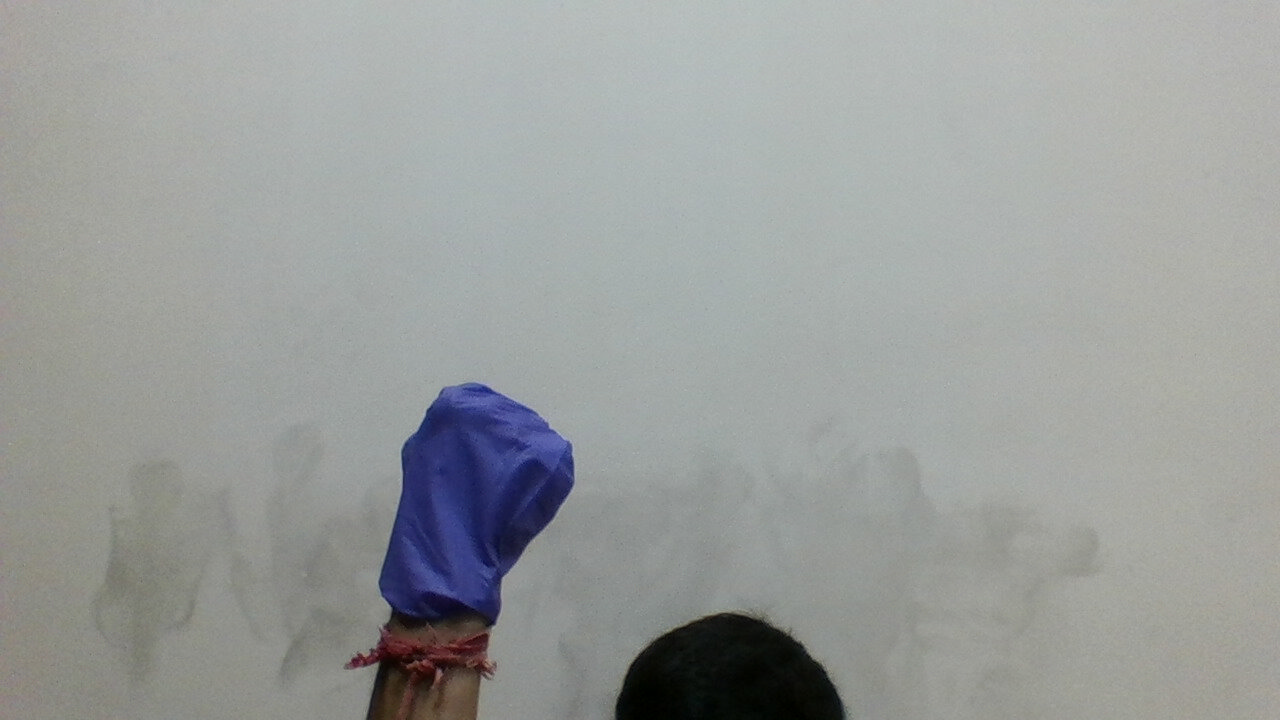
#> input picture for.jpg, 1280 x 720 px, given in place of the camera
$ python track.py
#> lines starting #> are read from the running program, lines starting #| are printed output that depends on the picture; after the words box and inside, x2 and y2 are one past the last pixel; in counts of white or black regions, pixels touching at a corner belong together
import cv2
import numpy as np

def nothing(x):
    pass
cv2.namedWindow('image')
img = cv2.VideoCapture(0)
cv2.createTrackbar('l_H','image',110,255,nothing)
cv2.createTrackbar('l_S','image',50,255,nothing)
cv2.createTrackbar('l_V','image',50,255,nothing)
cv2.createTrackbar('h_H','image',130,255,nothing)
cv2.createTrackbar('h_S','image',255,255,nothing)
cv2.createTrackbar('h_V','image',255,255,nothing)
while(1):
   _,frame = img.read()
#> frame is the input picture: shape (720, 1280, 3); mean B, G, R 155.4, 156.9, 153.8

   hsv = cv2.cvtColor(frame, cv2.COLOR_BGR2HSV)
#> hsv: shape (720, 1280, 3); mean H, S, V 61, 17.4, 159.3

   lH = cv2.getTrackbarPos('l_H','image')
   lS = cv2.getTrackbarPos('l_S','image')
   lV = cv2.getTrackbarPos('l_V','image')
   hH = cv2.getTrackbarPos('h_H','image')
   hS = cv2.getTrackbarPos('h_S','image')
   hV = cv2.getTrackbarPos('h_V','image')
   lower_R = np.array([lH,lS,lV])
   higher_R = np.array([hH,hS,hV])

   mask = cv2.inRange(hsv, lower_R, higher_R)
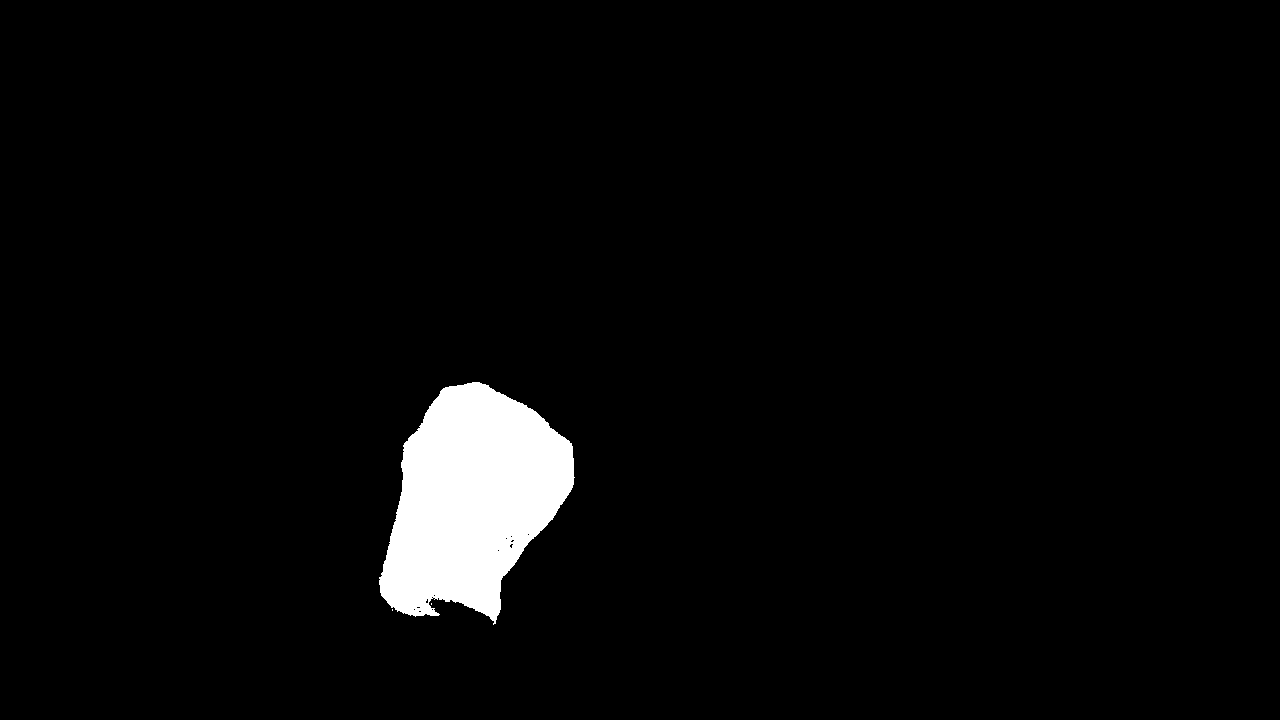
#> mask: shape (720, 1280); 3.4% white; 3 white regions (2 under 20 px), largest, box (x1, y1, x2, y2) and area: (379, 382, 575, 625) 30967

   res = cv2.bitwise_and(frame,frame, mask= mask)
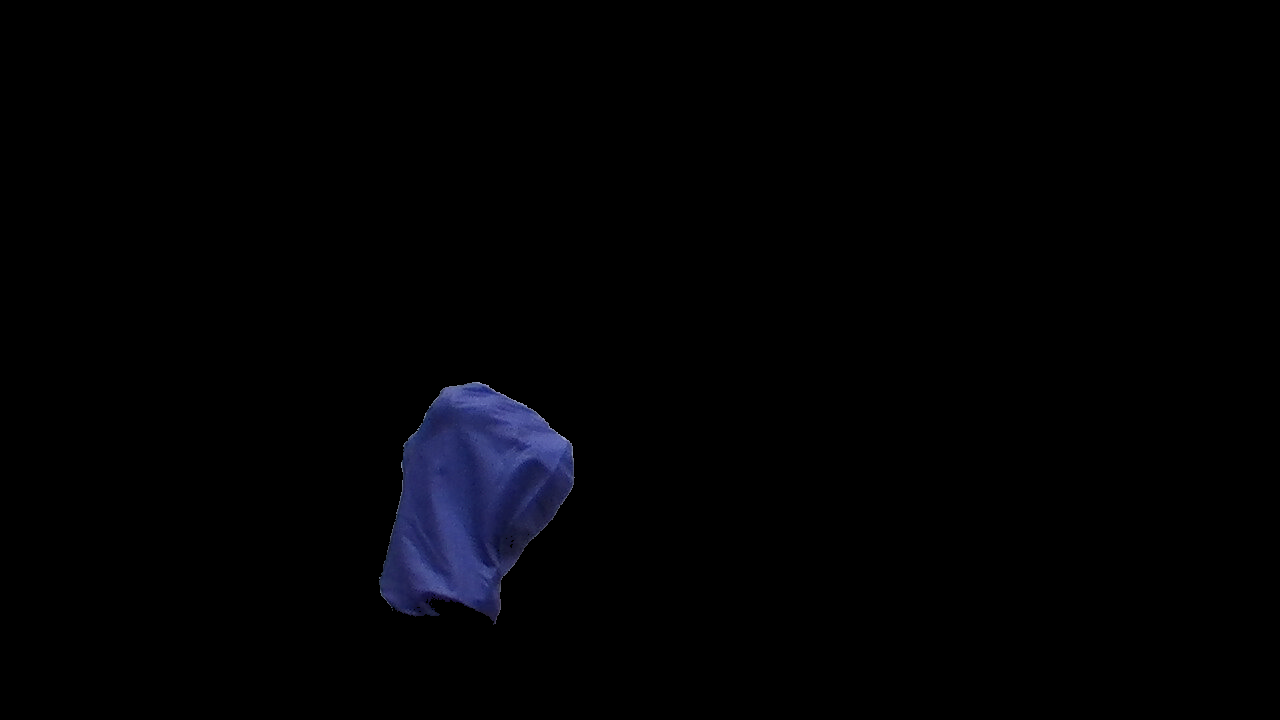
#> res: shape (720, 1280, 3); mean B, G, R 3.6, 1.7, 1.6
   cv2.imshow('image',res)


   k = cv2.waitKey(1) & 0xFF
#> (key Esc is pressed here)
   if k == 27:
        break

cv2.destroyAllWindows()

$ run again, on ph.jpg
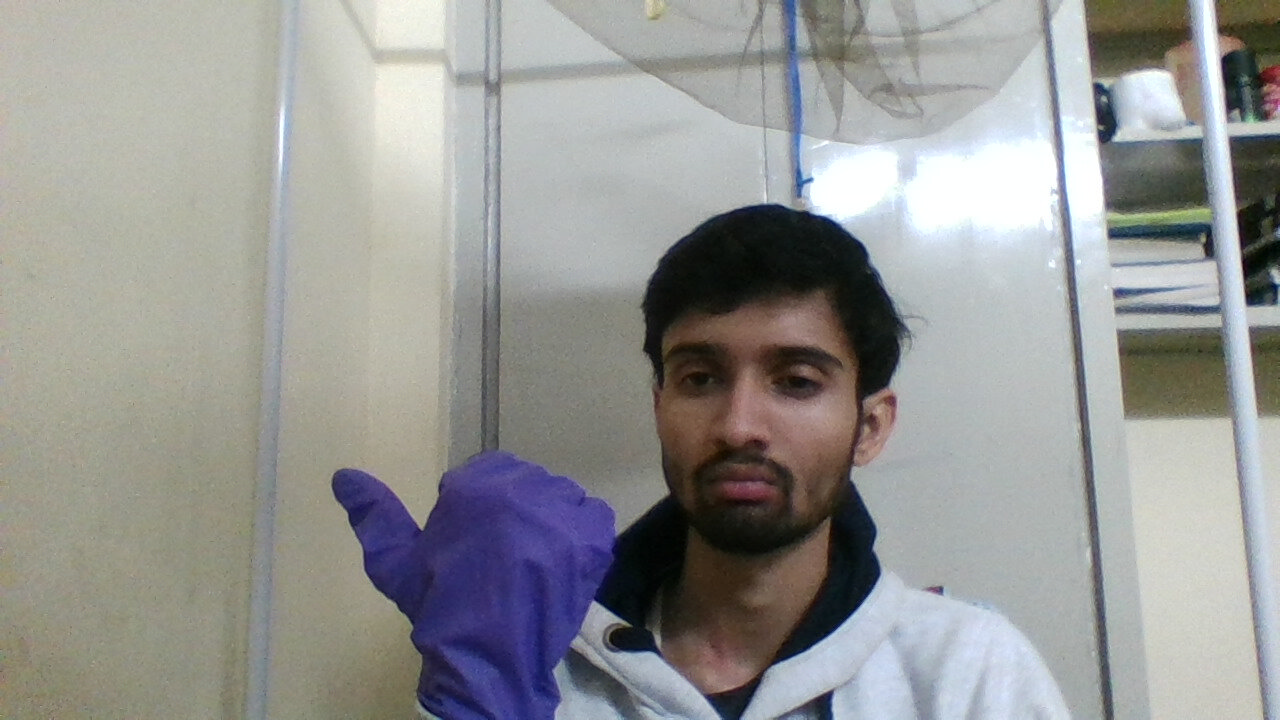
#> input picture ph.jpg, 1280 x 720 px, given in place of the camera
#> frame is the input picture: shape (720, 1280, 3); mean B, G, R 148.6, 150.2, 149.8
#> hsv: shape (720, 1280, 3); mean H, S, V 59.8, 36.8, 157.9
#> `mask = cv2.inRange(hsv, lower_R, higher_R)`:
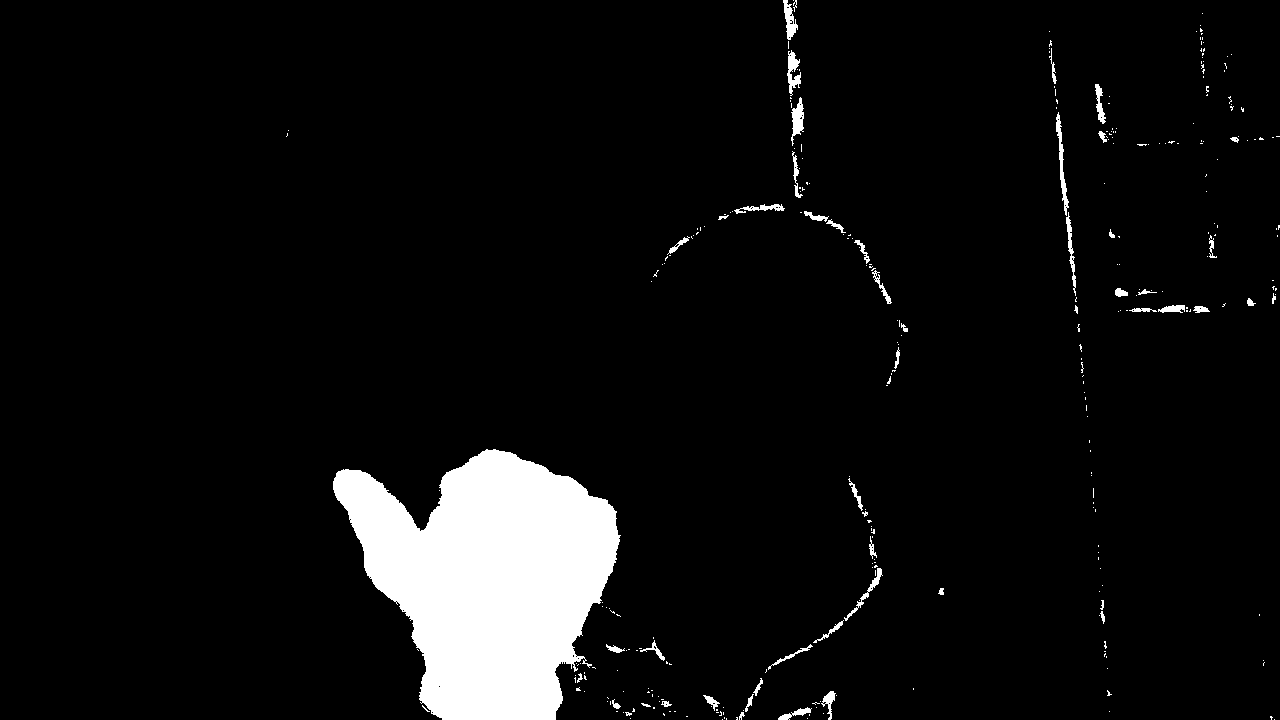
#> mask: shape (720, 1280); 6% white; 319 white regions (268 under 20 px), largest, box (x1, y1, x2, y2) and area: (333, 449, 621, 720) 49503, (1056, 112, 1069, 216) 397, (791, 97, 804, 146) 336
#> `res = cv2.bitwise_and(frame,frame, mask= mask)`:
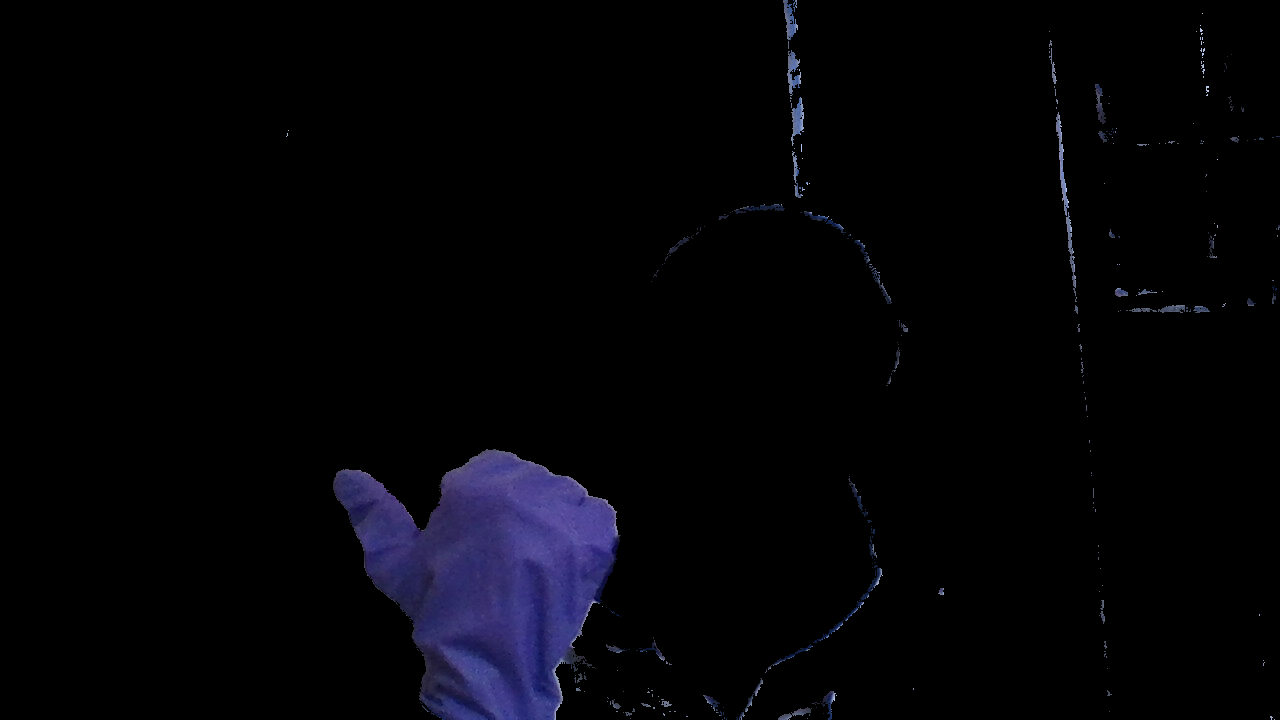
#> res: shape (720, 1280, 3); mean B, G, R 6.9, 3.4, 3.5

$ run again, on stop.jpg
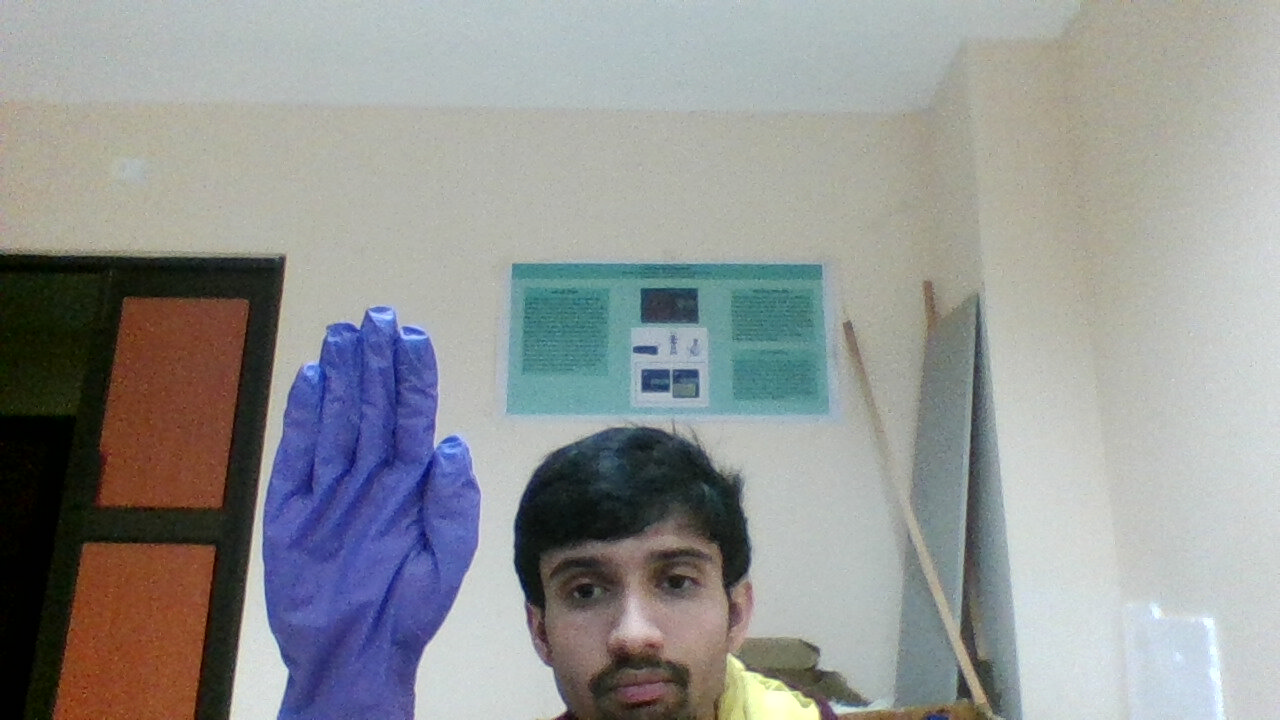
#> input picture stop.jpg, 1280 x 720 px, given in place of the camera
#> frame is the input picture: shape (720, 1280, 3); mean B, G, R 147, 147.7, 145.8
#> hsv: shape (720, 1280, 3); mean H, S, V 59.2, 51, 158.6
#> `mask = cv2.inRange(hsv, lower_R, higher_R)`:
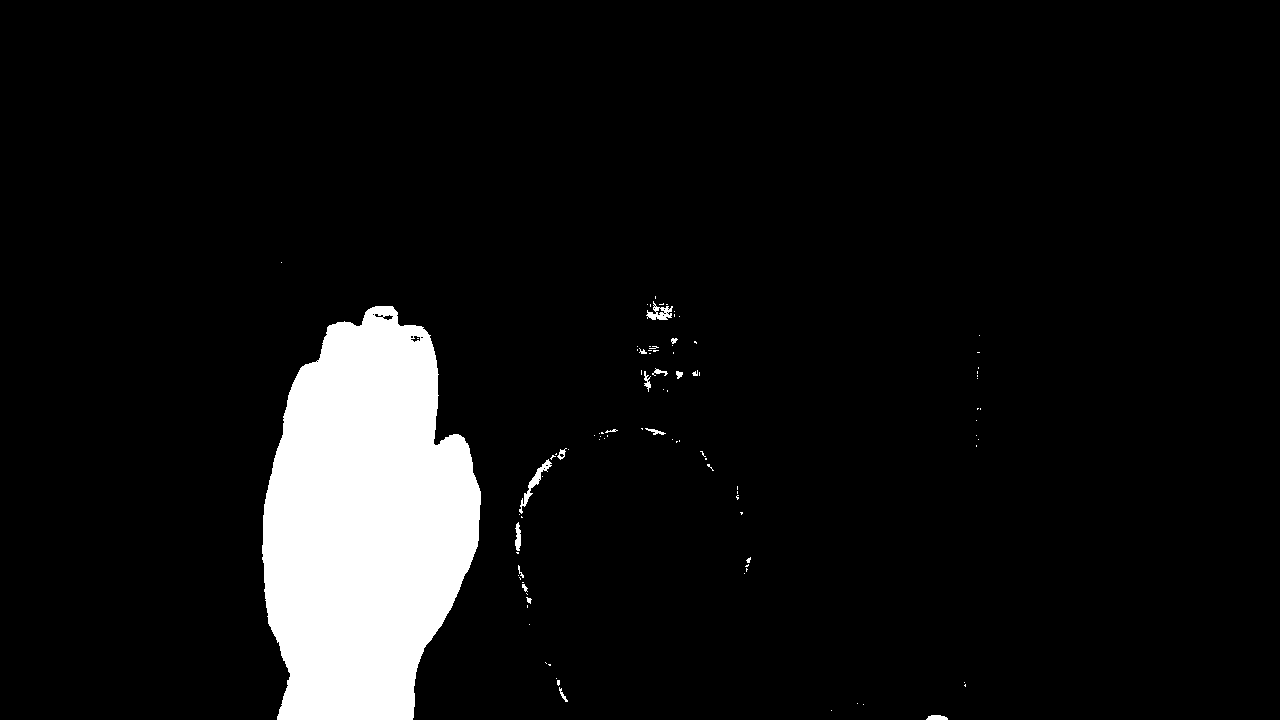
#> mask: shape (720, 1280); 7.4% white; 98 white regions (80 under 20 px), largest, box (x1, y1, x2, y2) and area: (262, 306, 481, 720) 66919, (519, 459, 552, 514) 320, (646, 301, 673, 320) 238
#> `res = cv2.bitwise_and(frame,frame, mask= mask)`:
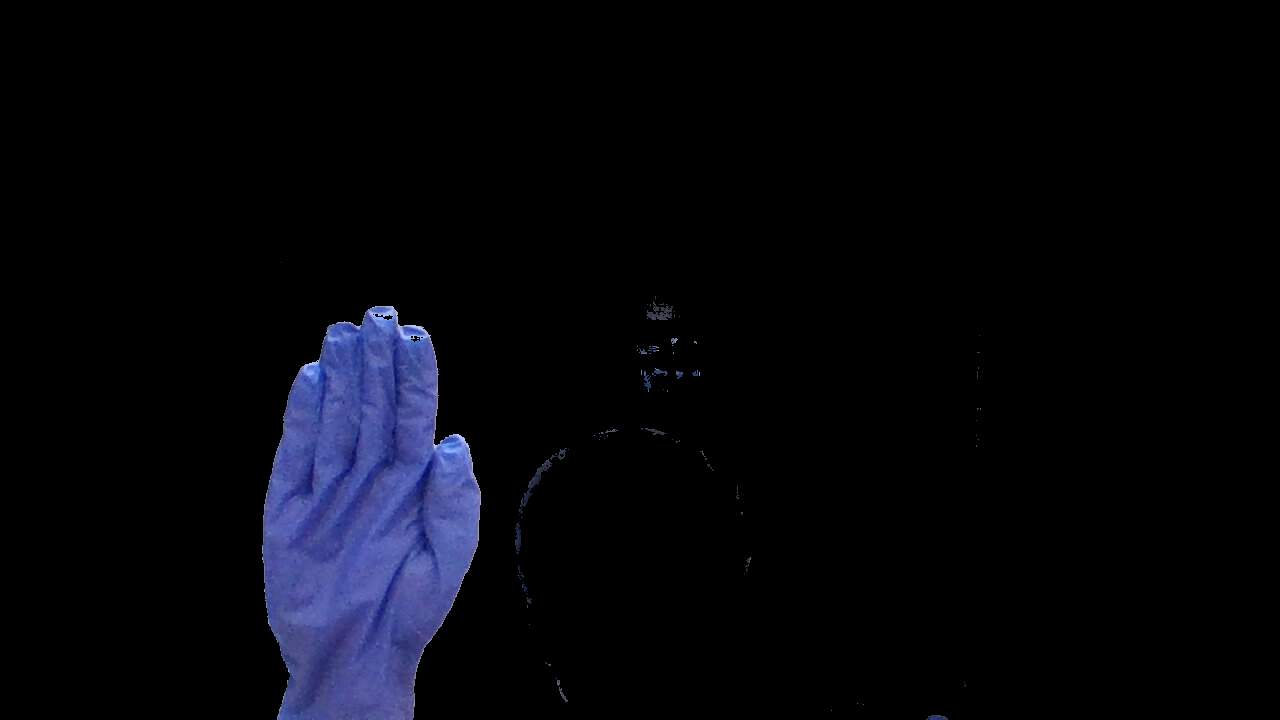
#> res: shape (720, 1280, 3); mean B, G, R 11.6, 6.1, 5.4
